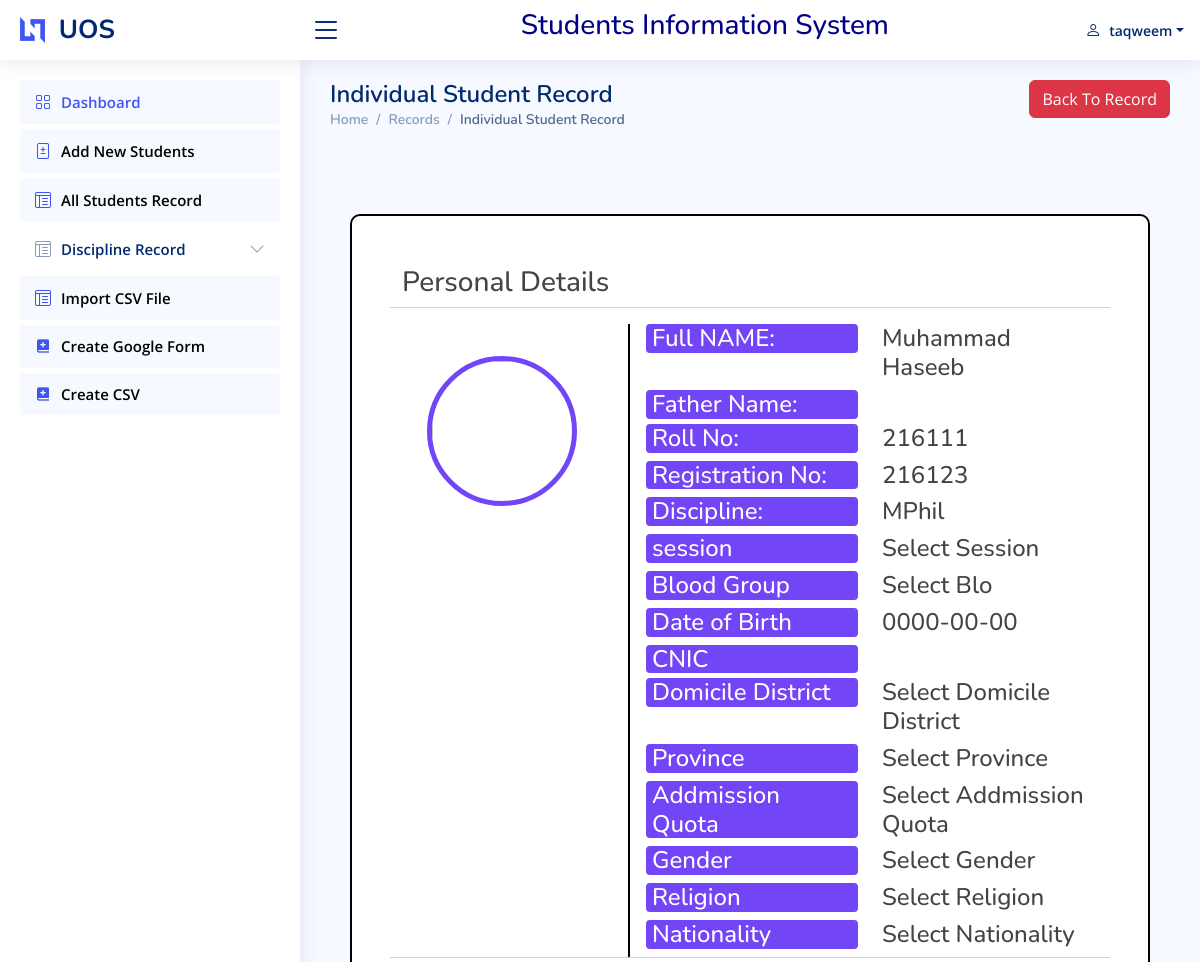
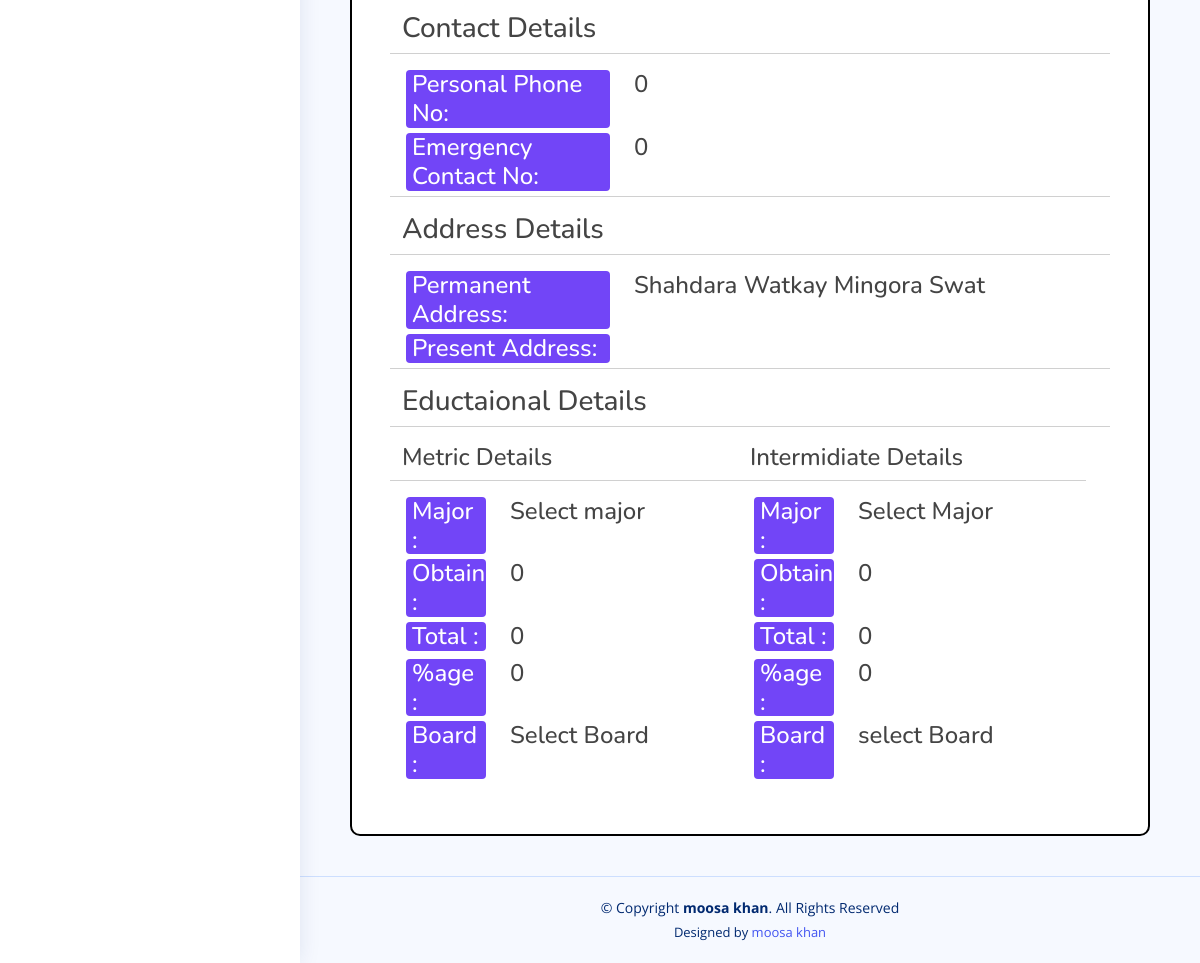
The page /veiw.php?VId=24 (signed in) on the database its author committed (2 pictures, top to bottom).
### tables this page shows
CREATE TABLE `student` (
  `S_no` int(11) NOT NULL,
  `full_name` varchar(50) NOT NULL,
  `f_name` varchar(50) NOT NULL,
  `Roll_no` int(11) NOT NULL,
  `Registration_no` varchar(50) NOT NULL,
  `Discipline` varchar(50) NOT NULL,
  `Session` varchar(20) NOT NULL,
  `Blood` varchar(10) NOT NULL,
  `Dob` date NOT NULL,
  `Cnic` varchar(20) NOT NULL,
  `Personal_c_no` bigint(20) NOT NULL,
  `Emergency_c_no` bigint(20) NOT NULL,
  `Permanent_address` varchar(100) NOT NULL,
  `Present_Address` varchar(100) NOT NULL,
  `Domicile_District` varchar(50) NOT NULL,
  `Province` varchar(50) NOT NULL,
  `Addmission_quota` varchar(50) NOT NULL,
  `Gender` varchar(20) NOT NULL,
  `Religion` varchar(20) NOT NULL,
  `Nationality` varchar(20) NOT NULL,
  `Metric_major` varchar(20) NOT NULL,
  `Ssc_ob_marks` int(11) NOT NULL,
  `Ssc_total_marks` int(11) NOT NULL,
  `Ssc_percentage` int(11) NOT NULL,
  `Ssc_board` varchar(50) NOT NULL,
  `Hssc_major` varchar(50) NOT NULL,
  `Hssc_ob_marks` int(11) NOT NULL,
  `Hssc_total_marks` int(11) NOT NULL,
  `Hssc_precentage` int(11) NOT NULL,
  `Hssc_board` varchar(50) NOT NULL,
  `Picture` varchar(100) NOT NULL
);

### veiw.php (the view, shortened to what this page needs)
	<?php
include("include/Connection.php");
if(!empty($_GET["VId"])){
	$Vid = $_GET["VId"];
	$res=mysqli_query($link,"Select * from  student where s_no= '$Vid'");
		$r = mysqli_fetch_row($res);
 $stdname=$r[1];
    $rollno=$r[3];
    $registrationno=$r[4];
    $discipline=$r[5];
    $session=$r[6];
    $bloodgrou=$r[7];
    $dob=$r[8];
    $permanent_cno=$r[10];
    $emergency_cno=$r[11];
    $permanent_address=$r[12];
    $Domicile_district=$r[14];
    $province= $r[15];
    $quota=$r[16];
    $gender=$r[17];
    $religion=$r[18];
    $nationality=$r[19];
    $ssc_major=$r[20];
    $ssc_ob_marks=$r[21];
    $ssc_t=$r[22];
    $ssc_percentage=$r[23];
    $ssc_board=$r[24];
	$hssc_major=$r[25];
    $hssc_ob_marks=$r[26];
    $hssc_total_marks=$r[27];
    $hssc_percentage=$r[28];
    $hssc_board=$r[29];
	$Image_url = $r[30];
if (strpos($Image_url, "http://") === 0 || strpos($Image_url, "https://") === 0) {
		$imageID = "";
		if (preg_match('/id=([a-zA-Z0-9_\-]+)/', $Image_url, $matches)) {
			$imageID = $matches[1];
		}
		$baseURL = "https://drive.google.com/uc?export=download&id=";
		$completeImageURL = $baseURL . $imageID;
} else {
		$folder = "studentimages/";
		$completeImageURL = $folder.$Image_url;
	    }
}
?>
<!DOCTYPE html>
<html lang="en">
	<?php
include("include/head.php");
?>
<body>
<?php
include("include/header.php");
include("include/sidebar.php");
?>
  <main id="main" class="main">
<div class="row">
	  <div class="col-6">
		   <div class="pagetitle">
      <h1>Individual Student Record</h1>
      <nav>
        <ol class="breadcrumb">
          <li class="breadcrumb-item"><a href="index.php">Home</a></li>
			<li class="breadcrumb-item"><a href="record.php">Records</a></li>
          <li class="breadcrumb-item active">Individual Student Record</li>
        </ol>
      </nav>
    </div>
	</div>
	  <div class="col-6">
		 <div style="float: right; "><a href="record.php" class=" btn btn-danger btn-xs "  title="go back to record">Back To Record</i></a></div>
	</div>
	  </div>
<br><br>
	 <div class="view" style="border: 2px solid black; background-color: white; margin: 20px; padding: 50px; border-radius: 10px;">
		<div class="row">
			<h3>Personal Details</h3><hr>
			<div class="col-4" style="border-right: 2px solid black;">
				<div class="img" >
					<img src="<?php echo ($completeImageURL);?>" style="align-content: center; border: 5px solid #7245F7; border-radius: 50%; width: 150px; height: 150px; margin: 32px 25px;" >
				</div>
			</div>
			<div class="col-8">
				<div class="row">
						<div class="col-6">
							<h4 style="background-color: #7245F7; color: white; border-radius: 4px; margin-left: 4px; margin-bottom: 5px; padding-left: 6px;" >Full NAME:&nbsp;</h4>
						</div>
						<div class="col-6">
							<h4><?php echo($stdname) ?></h4>
						</div>
					</div>
					<div class="row">
						<div class="col-6">
							<h4 style="background-color: #7245F7; color: white; border-radius: 4px; margin-left: 4px; margin-bottom: 5px; padding-left: 6px;">Father Name:&nbsp;</h4>
						</div>
						<div class="col-6">
						</div>
					</div>
					<div class="row">
						<div class="col-6">
							<h4 style="background-color: #7245F7; color: white; border-radius: 4px; margin-left: 4px; margin-bottom: 5px; padding-left: 6px;">Roll No:&nbsp;</h4>
						</div>
						<div class="col-6">
							<h4><?php echo($rollno) ?></h4>
						</div>
					</div>
				<div class="row">
						<div class="col-6">
							<h4 style="background-color: #7245F7; color: white; border-radius: 4px; margin-left: 4px; margin-bottom: 5px; padding-left: 6px;">Registration No:&nbsp;</h4>
						</div>
						<div class="col-6">
							<h4><?php echo($registrationno) ?></h4>
						</div>
					</div>
					<div class="row">
						<div class="col-6">
							<h4 style="background-color: #7245F7; color: white; border-radius: 4px; margin-left: 4px;margin-bottom: 5px; padding-left: 6px; ">Discipline:&nbsp;</h4>
						</div>
						<div class="col-6">
							<h4><?php echo($discipline) ?></h4>
						</div>
					</div>
					<div class="row">
						<div class="col-6">
							<h4 style="background-color: #7245F7; color: white; border-radius: 4px; margin-left: 4px; margin-bottom: 5px; padding-left: 6px;">session&nbsp;</h4>
						</div>
						<div class="col-6">
							<h4><?php echo($session) ?></h4>
						</div>
					</div>
				<div class="row">
						<div class="col-6">
							<h4 style="background-color: #7245F7; color: white; border-radius: 4px; margin-left: 4px; margin-bottom: 5px; padding-left: 6px;">Blood Group&nbsp;</h4>
						</div>
						<div class="col-6">
							<h4><?php echo($bloodgrou) ?></h4>
						</div>
					</div>
				<div class="row">
						<div class="col-6">
							<h4 style="background-color: #7245F7; color: white; border-radius: 4px; margin-left: 4px; margin-bottom: 5px; padding-left: 6px;">Date of Birth&nbsp;</h4>
						</div>
						<div class="col-6">
							<h4><?php echo($dob) ?></h4>
						</div>
					</div>
								<div class="row">
						<div class="col-6">
							<h4 style="background-color: #7245F7; color: white; border-radius: 4px; margin-left: 4px; margin-bottom: 5px; padding-left: 6px;">CNIC&nbsp;</h4>
						</div>
						<div class="col-6">
						</div>
					</div>
					<div class="row">
						<div class="col-6">
							<h4 style="background-color: #7245F7; color: white; border-radius: 4px; margin-left: 4px; margin-bottom: 5px; padding-left: 6px;">Domicile District&nbsp;</h4>
						</div>
						<div class="col-6">
							<h4><?php echo($Domicile_district) ?></h4>
						</div>
					</div>
					<div class="row">
						<div class="col-6">
							<h4 style="background-color: #7245F7; color: white; border-radius: 4px; margin-left: 4px; margin-bottom: 5px; padding-left: 6px;">Province&nbsp;</h4>
						</div>
						<div class="col-6">
							<h4><?php echo($province) ?></h4>
						</div>
					</div>
					<div class="row">
						<div class="col-6">
							<h4 style="background-color: #7245F7; color: white; border-radius: 4px; margin-left: 4px; margin-bottom: 5px; padding-left: 6px;">Addmission Quota&nbsp;</h4>
						</div>
						<div class="col-6">
							<h4><?php echo($quota) ?></h4>
						</div>
					</div>
					<div class="row">
						<div class="col-6">
							<h4 style="background-color: #7245F7; color: white; border-radius: 4px; margin-left: 4px; margin-bottom: 5px; padding-left: 6px;">Gender&nbsp;</h4>
						</div>
						<div class="col-6">
							<h4><?php echo($gender) ?></h4>
						</div>
					</div>
					<div class="row">
						<div class="col-6">
							<h4 style="background-color: #7245F7; color: white; border-radius: 4px; margin-left: 4px; margin-bottom: 5px; padding-left: 6px;">Religion&nbsp;</h4>
						</div>
						<div class="col-6">
							<h4><?php echo($religion) ?></h4>
						</div>
					</div>
					<div class="row">
						<div class="col-6">
							<h4 style="background-color: #7245F7; color: white; border-radius: 4px; margin-left: 4px; margin-bottom: 5px; padding-left: 6px;">Nationality&nbsp;</h4>
						</div>
						<div class="col-6">
							<h4><?php echo($nationality) ?></h4>
						</div>
					</div>
			</div>
		 </div>
	   <div class="row">
		<hr>	<h3>Contact Details </h3><hr>
					<div class="row">
						<div class="col-4">
							<h4 style="background-color: #7245F7; color: white; border-radius: 4px; margin-left: 4px; margin-bottom: 5px; padding-left: 6px;">Personal Phone No:&nbsp;</h4>
						</div>
						<div class="col-8">
							<h4><?php echo($permanent_cno) ?></h4>
						</div>
					</div>
					<div class="row">
						<div class="col-4">
							<h4 style="background-color: #7245F7; color: white; border-radius: 4px; margin-left: 4px; margin-bottom: 5px; padding-left: 6px;">Emergency Contact No:&nbsp;</h4>
						</div>
						<div class="col-8">
							<h4><?php echo($emergency_cno) ?></h4>
						</div>
					</div>
		 </div>
	   <div class="row">
			<hr><h3>Address Details</h3><hr>
					<div class="row">
						<div class="col-4">
							<h4 style="background-color: #7245F7; color: white; border-radius: 4px; margin-left: 4px; margin-bottom: 5px; padding-left: 6px;">Permanent Address:&nbsp;</h4>
						</div>
						<div class="col-8">
							<h4><?php echo($permanent_address) ?></h4>
						</div>
					</div>
					<div class="row">
						<div class="col-4">
							<h4 style="background-color: #7245F7; color: white; border-radius: 4px; margin-left: 4px; margin-bottom: 5px; padding-left: 6px;">Present Address:&nbsp;</h4>
						</div>
						<div class="col-8">
						</div>
					</div>
		 </div>
		  <div class="row">
			<hr><h3>Eductaional  Details</h3><hr>
		   <div class="row">
			  <div class="col-6">
					 <div class="row">
			<h4>Metric Details</h4><hr>
					<div class="row">
						<div class="col-4">
							<h4 style="background-color: #7245F7; color: white; border-radius: 4px; margin-left: 4px; margin-bottom: 5px; padding-left: 6px;">Major :&nbsp;</h4>
						</div>
						<div class="col-8">
							<h4><?php echo($ssc_major) ?></h4>
						</div>
					</div>
					<div class="row">
						<div class="col-4">
							<h4 style="background-color: #7245F7; color: white; border-radius: 4px; margin-left: 4px; margin-bottom: 5px; padding-left: 6px;"> Obtain :&nbsp;</h4>
						</div>
						<div class="col-8">
							<h4><?php echo($ssc_ob_marks) ?></h4>
						</div>
					</div>
	<div class="row">
						<div class="col-4">
							<h4 style="background-color: #7245F7; color: white; border-radius: 4px; margin-left: 4px; margin-bottom: 5px; padding-left: 6px;"> Total :&nbsp;</h4>
						</div>
						<div class="col-8">
							<h4><?php echo($ssc_t) ?></h4>
						</div>
					</div>
	<div class="row">
						<div class="col-4">
							<h4 style="background-color: #7245F7; color: white; border-radius: 4px; margin-left: 4px; margin-bottom: 5px; padding-left: 6px;"> %age :&nbsp;</h4>
						</div>
						<div class="col-8">
							<h4><?php echo($ssc_percentage) ?></h4>
						</div>
					</div>
						 <div class="row">
						<div class="col-4">
							<h4 style="background-color: #7245F7; color: white; border-radius: 4px; margin-left: 4px; margin-bottom: 5px; padding-left: 6px;"> Board :&nbsp;</h4>
						</div>
						<div class="col-8">
							<h4><?php echo($ssc_board) ?></h4>
						</div>
					</div>
		 </div></div>
			  <div class="col-6">
					 <div class="row">
			<h4>Intermidiate Details</h4><hr>
					<div class="row">
						<div class="col-4">
							<h4 style="background-color: #7245F7; color: white; border-radius: 4px; margin-left: 4px; margin-bottom: 5px; padding-left: 6px;">Major :&nbsp;</h4>
						</div>
						<div class="col-8">
							<h4><?php echo($hssc_major) ?></h4>
						</div>
					</div>
					<div class="row">
						<div class="col-4">
							<h4 style="background-color: #7245F7; color: white; border-radius: 4px; margin-left: 4px; margin-bottom: 5px; padding-left: 6px;"> Obtain :&nbsp;</h4>
						</div>
						<div class="col-8">
							<h4><?php echo($hssc_ob_marks) ?></h4>
						</div>
					</div>
	<div class="row">
						<div class="col-4">
							<h4 style="background-color: #7245F7; color: white; border-radius: 4px; margin-left: 4px; margin-bottom: 5px; padding-left: 6px;"> Total :&nbsp;</h4>
						</div>
						<div class="col-8">
							<h4><?php echo($hssc_total_marks) ?></h4>
						</div>
					</div>
	<div class="row">
						<div class="col-4">
							<h4 style="background-color: #7245F7; color: white; border-radius: 4px; margin-left: 4px; margin-bottom: 5px; padding-left: 6px;"> %age :&nbsp;</h4>
						</div>
						<div class="col-8">
							<h4><?php echo($hssc_percentage) ?></h4>
						</div>
					</div>
						 <div class="row">
						<div class="col-4">
							<h4 style="background-color: #7245F7; color: white; border-radius: 4px; margin-left: 4px; margin-bottom: 5px; padding-left: 6px;"> Board :&nbsp;</h4>
						</div>
						<div class="col-8">
							<h4><?php echo($hssc_board) ?></h4>
						</div>
					</div>
		 </div></div>
			  </div>
		 </div>
	  </div>
  </main>
<?php
include("include/footer.php");
?>
</body>
</html>

### assets/css/style.css (style rules this page uses)
:root { scroll-behavior: smooth; }
body { font-family: "Open Sans", sans-serif; background: #f6f9ff; color: #444444; }
a { color: #4154f1; text-decoration: none; }
h1, h2, h3, h4, h5, h6 { font-family: "Nunito", sans-serif; }
#main { margin-top: 60px; padding: 20px 30px; transition: all 0.3s; }
.pagetitle { margin-bottom: 10px; }
.pagetitle h1 { font-size: 24px; margin-bottom: 0; font-weight: 600; color: #012970; }
.breadcrumb { font-size: 14px; font-family: "Nunito", sans-serif; color: #899bbd; font-weight: 600; }
.breadcrumb a { color: #899bbd; transition: 0.3s; }
.breadcrumb .breadcrumb-item::before { color: #899bbd; }
.breadcrumb .active { color: #51678f; font-weight: 600; }
@media (min-width: 1200px) { #main, #footer { margin-left: 300px; } }

### rows shown on the page
student: full_name "Muhammad Haseeb", Roll_no "216111", Registration_no "216123", Discipline "MPhil", Session "Select Session", Blood "Select Blo", Dob "0000-00-00", Domicile_District "Select Domicile District", Province "Select Province", Addmission_quota "Select Addmission Quota", Gender "Select Gender", Religion "Select Religion", Nationality "Select Nationality", Personal_c_no "0", Emergency_c_no "0", Permanent_address "Shahdara Watkay Mingora Swat", Metric_major "Select major", Ssc_ob_marks "0", Ssc_total_marks "0", Ssc_percentage "0", Ssc_board "Select Board", Hssc_major "Select Major", Hssc_ob_marks "0", Hssc_total_marks "0", Hssc_precentage "0", Hssc_board "select Board"

### other values the page prints
$_SESSION["username"] "taqweem"
